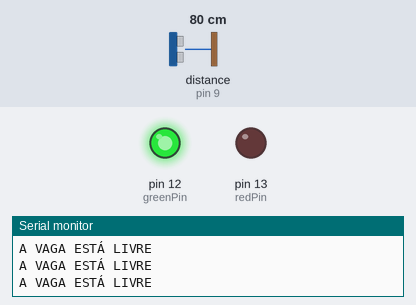
This sketch was run on a simulated Arduino Uno, built with avr-gcc and run on an emulated ATmega328P. On the bench: output pins drawn as LEDs (lit = HIGH), the last lines printed to the serial monitor. Wiring (inferred from the names in the program): ultrasonic range finder: trigger pin 8; echo pin 9. The inputs (shaded band) are chosen by the test bench; at power-on: distance to the obstacle (sensor on pin 9) 80 cm. The echo pulse lasts 58.3 µs per cm; pins used as bus, display or sensor lines are not drawn.

Above: at 1.2 s.
1.3 s: distance to the obstacle (sensor on pin 9) set to 2 cm
At 2.2 s:
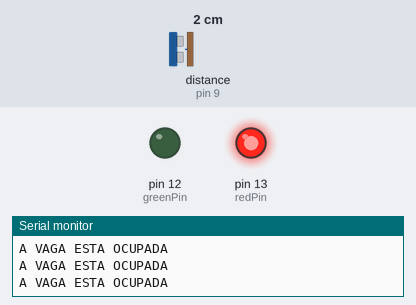
2.8 s: distance to the obstacle (sensor on pin 9) set to 18 cm
At 3.6 s:
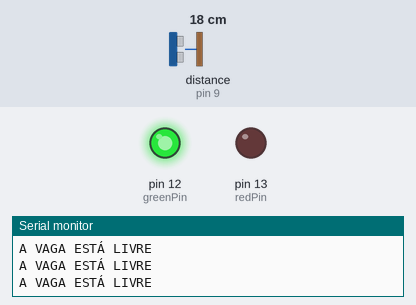
4.3 s: distance to the obstacle (sensor on pin 9) set to 4 cm
At 4.8 s:
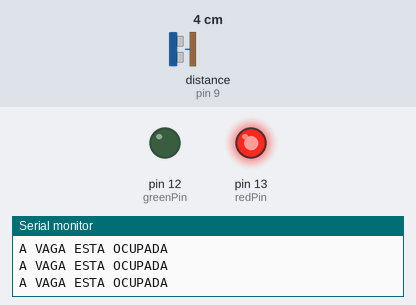
Timing chart, 0 to 7.3 s (numbered marks = the images above; inputs shaded):
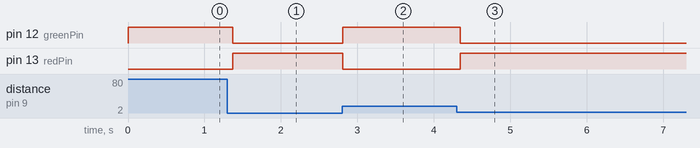

The sketch:

SensorUltrasonic_HC-SR04-Cometario.ino
```cpp
int trigPin = 8;  // Criando uma variável auxiliar do tipo int/interio para Trigger/Gatilho e atribuindo o valor 0, que conecta ao pino 0
int echoPin = 9;  // Criando uma variável auxiliar do tipo int/interio para Echo/Eco e atribuindo o valor 0, que conecta ao pino 0
long duracao, cm; // Criando uma variável auxiliar do tipo long, que são variáveis de tamanho extendido.
// duracao economiza o tempo entre a emissão e a recepção do sinal. A  variável cm salvará a distância em centímetros

int greenPin = 12; // Criando uma variável auxiliar do tipo inteiro para o led verde
int redPin = 13; // Criando uma variável auxiliar do tipo inteiro para o led vermelho

void setup() {
  Serial.begin (9600);// Inicia a porta serial, configura a taxa de dados para 9600 bps(baud rate).
  pinMode(trigPin, OUTPUT);// Configura o trigPin digital como saída
  pinMode(echoPin, INPUT);// Configura o echoPin digital como entrada

  pinMode(greenPin, OUTPUT);// Configura o greenPin digital como saída
  pinMode(redPin, OUTPUT);// Configura o redPin digital como saída
}

void loop() {

  digitalWrite(trigPin, LOW);//Mandar o pino/trigPin um pulso/valor BAIXO, desativando
  delayMicroseconds(10);//Atraso de 10 microsegundos
  digitalWrite(trigPin, HIGH);//Mandar o pino/trigPin um pulso/valor ALTO, ativando
  delayMicroseconds(10);//Atraso de 10 microsegundos
  digitalWrite(trigPin, LOW);//Mandar o pino/trigPin um pulso/valor BAIXO, desativando

  duracao = pulseIn(echoPin, HIGH);//Atribuindo a váriável duracao,o pulseIn que é um método que captura a duração de um pulso HIGH do echoPin

  cm = (duracao/2) / 29.1;// Converte o tempo em distância = (tempo de viagem / 2) x velocidade do som (29,1 cm)

  if(cm <= 5){// Testando se a distância é menor e igual que 5cm
    Serial.println("A VAGA ESTA OCUPADA");// Imprime dados na porta serial
    digitalWrite(redPin, HIGH);// Ativando o led vermelho
    digitalWrite(greenPin, LOW);// Desativando o led verde
    delay(50);//Atraso de 10 milisegundos
  }
  else{// Se não a distância for maior que 5cm
    Serial.println("A VAGA ESTÁ LIVRE");// Imprime dados na porta serial
    digitalWrite(redPin, LOW);// Desativando o led vermelho
    digitalWrite(greenPin, HIGH); // Ativando o led verde
    delay(50);//Atraso de 10 milisegundos
  }
   delay(25);//Atraso de 25 milisegundos

}
```

Measured:
- after the input at 1.3 s, pin 12 (greenPin): HIGH → LOW after 0.07 s; pin 13 (redPin): LOW → HIGH after 0.07 s
- after the input at 2.8 s, pin 12 (greenPin): LOW → HIGH at once; pin 13 (redPin): HIGH → LOW at once
- after the input at 4.3 s, pin 12 (greenPin): HIGH → LOW after 0.05 s; pin 13 (redPin): LOW → HIGH after 0.05 s
